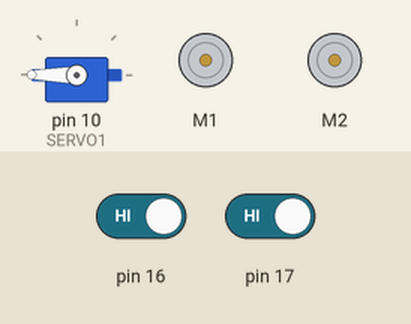
The program below on a simulated Arduino Mega 2560, built with avr-gcc and run on an emulated ATmega2560. On the bench: servo, 2 × DC motor (green arrow = forward, orange = backward, longer = faster). The test bench sets the inputs (shaded band); at power-on: pin 16 HIGH, pin 17 HIGH. What the program prints to the serial monitor is not drawn.

Above: at 1.2 s.
1.3 s: pin 16 driven LOW and pin 17 driven LOW
3.9 s: pin 16 driven HIGH and pin 17 driven HIGH
At 7.8 s:
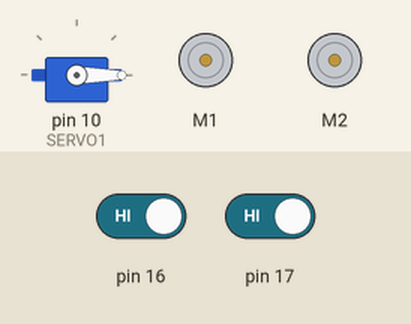
16.5 s: pin 16 driven LOW
19.1 s: pin 17 driven LOW
Timing chart, 0 to 22.1 s (numbered marks = the images above; inputs shaded):
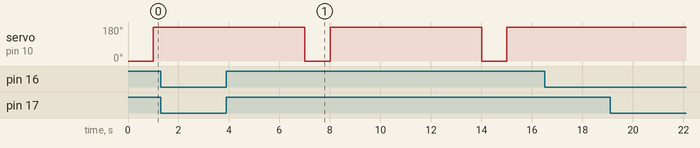

Measured:
- after the input at 3.9 s, servo on pin 10 (SERVO1): alternates 180° for 6.0 s and 0° for 1.0 s, starting after 3.1 s
- after the input at 16.5 s, every drawn part: stays the same
- after the input at 19.1 s, every drawn part: stays the same

The program:

main.cpp
```cpp
#include "Arduino.h"
#include "strategi.hh"

strategi competiton;

void setup() {
  Serial.begin(57600);

  competiton.StrategiInit();
}

void loop() {
  if (!(digitalRead(16)) && !(digitalRead(17)))
    Serial.println("Init & calib");
  else if  (!(digitalRead(16)) && (digitalRead(17)))
    competiton.RedTeam();
  else if  ((digitalRead(16)) && !(digitalRead(17)))
    competiton.BlueTeam();
  else
    competiton.ManualMode();
}
```

sensor.hh
```cpp
#ifndef SENSOR_HH_
#define SENSOR_HH_

class sensor {
private:
  float dataColor_;

public:
  int error_joy = 0;

  unsigned char pin;

  char BallDetection();

  unsigned char LineDetection();
};

#endif
```

strategi.hh
```cpp
#ifndef STRATEGI_HH_
#define STRATEGI_HH_

class strategi {
  private:

  public:
   void StrategiInit();
   void RedTeam();
   void BlueTeam();
   void ManualMode();
   void Maju(unsigned char vel);
   void Mundur(unsigned char vel);
   void BelokKanan(unsigned char vel_r, unsigned  char vel_l);
   void BelokKiri(unsigned char vel_r, unsigned  char vel_l);

   void DebugJoy(int err);
   void RunJoy();

};

#endif
```

sensor.cc
```cpp
#include <Arduino.h>
#include "sensor.hh"

char sensor::BallDetection() {
   dataColor_ = analogRead(A7);
   Serial.println(dataColor_);

   if (dataColor_ < 130 && dataColor_ >= 100) {
    return 'O';
   }
   else if (dataColor_ >= 130 && dataColor_ <= 160) {
    return 'P';
   }
   else {
    return 'N';
   }

}

unsigned char sensor::LineDetection() {
   unsigned char result = 0;

   bool sensor_line[6];

   for (unsigned char i = 0; i < 6; i++) {
      sensor_line[i] = digitalRead(46 + i);
      if (sensor_line[i])
         result |= (1<<(5-i));
      else
         result &= ~(1<<(5-i));
   }

   return result;
}
```

strategi.cc
```cpp
#include <Arduino.h>
#include "strategi.hh"
#include "sensor.hh"
#include "Servo.h"
#include "AFMotor.h"
#include "PS2X_lib.h"

#define SERVO1 10
#define SERVO2 9

sensor sens;
Servo servo1;

AF_DCMotor motor1(1, MOTOR12_64KHZ);
AF_DCMotor motor2(2, MOTOR12_64KHZ);

PS2X joyStick;

void strategi::StrategiInit() {
  servo1.attach(SERVO1);

  pinMode(16, INPUT_PULLUP);
  pinMode(17, INPUT_PULLUP);

  for (unsigned char i = 46; i <= 53; i++) {
    pinMode(i, INPUT);
  }

  sens.error_joy = joyStick.config_gamepad(25, 23, 24, 22, true, true);
}

void strategi::ManualMode() {
  servo1.write(0);
  delay(1000);
  servo1.write(180);
  delay(1000);

  motor1.run(FORWARD);
  motor2.run(FORWARD);
  delay(5000);
  motor1.run(RELEASE);
  motor2.run(RELEASE);
}

void strategi::RedTeam() {

}

void strategi::BlueTeam() {

}

void strategi::Maju(unsigned char vel) {
  motor1.setSpeed(vel);
  motor2.setSpeed(vel);

  motor1.run(FORWARD);
  motor2.run(FORWARD);
}

void strategi::Mundur(unsigned char vel) {
  motor1.setSpeed(vel);
  motor2.setSpeed(vel);

  motor1.run(BACKWARD);
  motor2.run(BACKWARD);
}

void strategi::BelokKanan(unsigned char vel_r, unsigned  char vel_l) {
  motor1.setSpeed(vel_r);
  motor2.setSpeed(vel_l);

  motor1.run(FORWARD);
  motor2.run(FORWARD);
}

void strategi::BelokKiri(unsigned char vel_r, unsigned  char vel_l) {
  motor1.setSpeed(vel_r);
  motor2.setSpeed(vel_l);

  motor1.run(FORWARD);
  motor2.run(FORWARD);
}

void strategi::DebugJoy(int err) {
  switch (err) {
   case 0:
     Serial.println("Joystick tidak ada");
     break;
   case 1:
     Serial.println("Joystick ready tapi tidak menerima perintah");
     break;
   case 2:
     Serial.println("Joystick menolak memasuki mode Tekanan");
     break;
  }
}

void strategi::RunJoy() {
  joyStick.read_gamepad(false, 0);
  unsigned char value_ry = joyStick.Analog(PSS_RY) ^ 255;
  unsigned char value_rx = joyStick.Analog(PSS_RX);

  // if (sens.error_joy == 1)
  //   return;


  if (value_ry > 127)
    Maju(value_ry);
  else if (value_ry < 127)
    Mundur(value_ry ^ 255);
  else if (value_rx > 128)
    BelokKanan(255 - value_rx, value_rx);
  else if (value_rx < 128)
    BelokKiri(value_rx ^ 255, 255 - (value_rx ^ 255));
  else
    Maju(0);

  Serial.println(sens.error_joy);
  Serial.println(value_rx);

}
```
